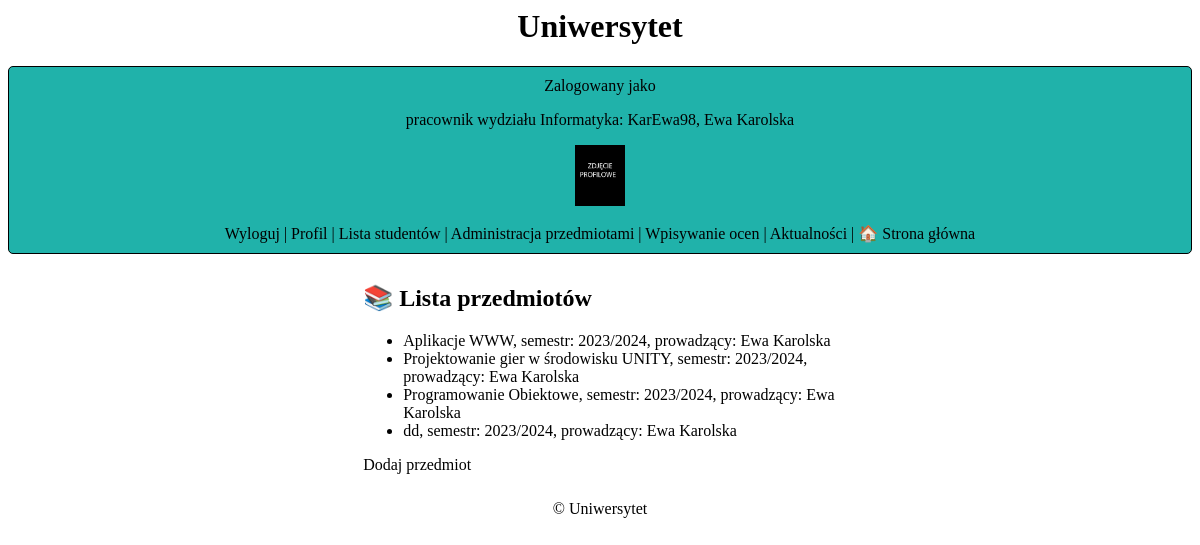
The app's page /subjects/ (signed in) with its own data.
### uczelnia/models.py (models this page shows, shortened)
class CustomUser(AbstractUser):
    first_name = models.CharField(max_length=100, blank=False, null=False)
    last_name = models.CharField(max_length=100, blank=False, null=False)
    avatar = models.ImageField(default='default.png', upload_to='profile_pics')
    birthday = models.DateField(default=date(2000, 1, 1))
    phone = models.CharField(max_length=9, blank=False)
    address = models.CharField(max_length=100, blank=False)
    semester = models.CharField(max_length=100, default="2023/2024")  # semestr na którym jest student
    department = models.ForeignKey(Department, on_delete=models.CASCADE,
                                   null=False)  # w jakim wydziale studiuje student lub zatrudniony jest pracownik
    is_employee = models.BooleanField(default=False)  # czy użytkownik jest pracownikiem
    is_verified = models.BooleanField(default=False) #veryfikacja przez admina
    def __str__(self):
        return self.first_name + " " + self.last_name + " "

class Department(models.Model):
    name = models.CharField(max_length=100, blank=False, null=False)
    def __str__(self):
        return self.name

class Subject(models.Model):
    name = models.CharField(max_length=100, blank=False, null=False)  # nazwa przedmiotu
    purpose = models.TextField(default="")  # cel kształcenia
    effects = models.TextField(default="")  # efekty kształcenia
    teacher = models.ForeignKey(CustomUser, on_delete=models.CASCADE)  # przypiany do przedmiotu nauczyciel
    semester = models.CharField(max_length=100, default="2023/2024")  # semestr na którym jest student
    ects_points = models.IntegerField(default=0, verbose_name='Punkty ECTS')

### uczelnia/views.py (the view)
# urls.py: path('subjects/', SubjectListView.as_view(), name='subject_list'),
class SubjectListView(ListView):
    model = Subject
    template_name = 'subject_list.html' #renderowanie listy przedmiotów
    context_object_name = 'subjects' #nazwa zmiennej kontekstowej dla listy przedmiotów w szablonie
    def get_queryset(self):
        subjects = Subject.objects.filter(teacher__department=self.request.user.department)
        return subjects

### uczelnia/templates/subject_list.html
{% extends 'base.html' %}
{% block content %}
  <h2>📚 Lista przedmiotów</h2>
  <ul>
    {% for subject in subjects %}
      <li><a href="{% url 'subject_details' pk=subject.pk %}">{{ subject.name }}, semestr: {{subject.semester}}, prowadzący: {{subject.teacher}}</a></li>
    {% endfor %}
  </ul>
  <a href="{% url 'subject_create' %}">Dodaj przedmiot</a>
{% endblock %}

### uczelnia/templates/base.html
{% load static %}
<head>
  <link rel="stylesheet" href="{% static 'style.css' %}" />
</head>
<body>
  <center>
      <h1>Uniwersytet</h1>
      <header>
          {% if user.is_authenticated %}
          Zalogowany jako
        {% if user.is_superuser %}
          <p>Administrator: {{ user.username }}</p>
        {% elif user.is_employee %}
          <p>pracownik wydziału {{user.department}}: {{ user.username }}, {{user.first_name}} {{user.last_name}}</p>
        {% else %}
          <p>student wydziału {{user.department}}: {{ user.username }}, {{user.first_name}} {{user.last_name}}, semestr {{user.semester}}</p>
        {% endif %}
        <img src="{{user.avatar.url}}" width="50px">
<br>  <br>
      <a href="{% url 'logout' %}">Wyloguj</a>
      |
      <a href="{% url 'edit_profile' %}">Profil</a>
      |
        {% if user.is_superuser %}
          <p>Administrator: {{ user.username }}</p>
            <a href="{% url 'admin_home' %}">Panel Administratora</a> |
          <a href="{% url 'verification_list' %}">Weryfikacja użytkowników</a> |
            <a href="{% url 'news_list' %}">Aktualności</a>
        {% elif user.is_employee %}
              <a href="{% url 'user_list' %}">Lista studentów</a>
               |
              <a href="{% url 'subject_list' %}">Administracja przedmiotami</a>
              |
              <a href="{% url 'education_list' %}">Wpisywanie ocen</a> |
            <a href="{% url 'news_list' %}">Aktualności</a>
        {% else %}
              <a href="{% url 'education_list' %}">Nauka</a> |
            <a href="{% url 'news_list' %}">Aktualności</a>
        {% endif %}
      {% else %}
      <p>Nie jesteś zalogowany</p>
      <a href="{% url 'login' %}">Logowanie</a>|
      <a href="{% url 'signup' %}">Rejestracja</a>
      {% endif %} |
      <a href="{% url 'home' %}">🏠 Strona główna</a>
    </header>
  </center>
  <main class="center">{% block content %} {% endblock %}</main>
  <center>
    <footer>
      <p>&copy; {{ year }} Uniwersytet</p>
    </footer>
  </center>
</body>

### uczelnia/static/style.css (style rules this page uses)
body { font-family: verdana; }
a:link { color: #000000; text-decoration: none; }
.center { margin: auto; width: 40%; padding: 10px; }
header { margin-left: auto; margin-right: auto; background-color: lightseagreen; border-radius: 5px; border: #000000 1px solid; padding: 10px; }
main { margin-left: auto; margin-right: auto; }
footer { margin-left: auto; margin-right: auto; }

### records on screen
CustomUser: department "Informatyka", username "KarEwa98", first_name "Ewa", last_name "Karolska", avatar (picture)
Subject: name "Aplikacje WWW", semester "2023/2024", teacher "Ewa Karolska"
Subject: name "Projektowanie gier w środowisku UNITY", semester "2023/2024", teacher "Ewa Karolska"
Subject: name "Programowanie Obiektowe", semester "2023/2024", teacher "Ewa Karolska"
Subject: name "dd", semester "2023/2024", teacher "Ewa Karolska"
